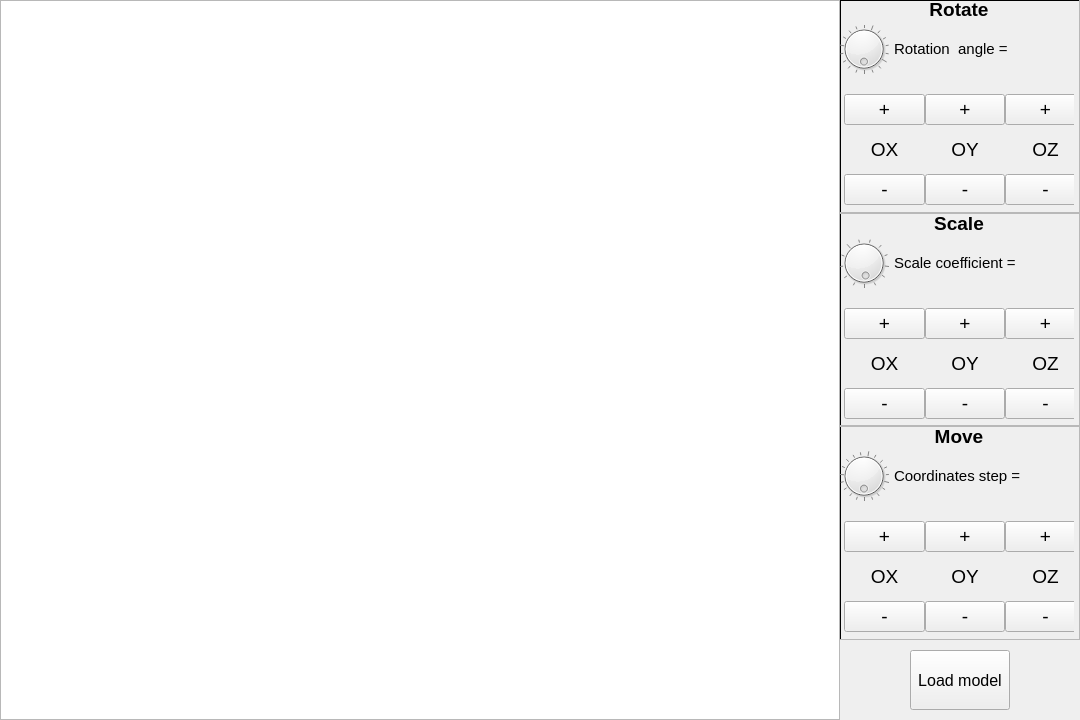
<?xml version="1.0" encoding="UTF-8"?>
<ui version="4.0">
 <class>MainWindow</class>
 <widget class="QMainWindow" name="MainWindow">
  <property name="geometry">
   <rect>
    <x>0</x>
    <y>0</y>
    <width>1080</width>
    <height>720</height>
   </rect>
  </property>
  <property name="windowTitle">
   <string>MainWindow</string>
  </property>
  <widget class="QWidget" name="centralwidget">
   <widget class="QWidget" name="draw_wdg" native="true">
    <property name="geometry">
     <rect>
      <x>0</x>
      <y>0</y>
      <width>840</width>
      <height>720</height>
     </rect>
    </property>
    <widget class="QGraphicsView" name="graphicsView">
     <property name="geometry">
      <rect>
       <x>0</x>
       <y>0</y>
       <width>840</width>
       <height>720</height>
      </rect>
     </property>
     <property name="verticalScrollBarPolicy">
      <enum>Qt::ScrollBarAlwaysOff</enum>
     </property>
     <property name="horizontalScrollBarPolicy">
      <enum>Qt::ScrollBarAlwaysOff</enum>
     </property>
     <property name="sceneRect">
      <rectf>
       <x>0.000000000000000</x>
       <y>0.000000000000000</y>
       <width>840.000000000000000</width>
       <height>720.000000000000000</height>
      </rectf>
     </property>
    </widget>
   </widget>
   <widget class="QFrame" name="actions_frm">
    <property name="geometry">
     <rect>
      <x>840</x>
      <y>0</y>
      <width>240</width>
      <height>640</height>
     </rect>
    </property>
    <property name="font">
     <font>
      <pointsize>14</pointsize>
     </font>
    </property>
    <property name="frameShape">
     <enum>QFrame::Box</enum>
    </property>
    <property name="frameShadow">
     <enum>QFrame::Plain</enum>
    </property>
    <property name="lineWidth">
     <number>1</number>
    </property>
    <widget class="QWidget" name="verticalLayoutWidget_2">
     <property name="geometry">
      <rect>
       <x>-1</x>
       <y>-1</y>
       <width>241</width>
       <height>641</height>
      </rect>
     </property>
     <layout class="QVBoxLayout" name="verticalLayout_2">
      <property name="spacing">
       <number>0</number>
      </property>
      <item>
       <widget class="QFrame" name="rot_frm_2">
        <property name="frameShape">
         <enum>QFrame::StyledPanel</enum>
        </property>
        <property name="frameShadow">
         <enum>QFrame::Plain</enum>
        </property>
        <widget class="QLabel" name="rot_lbl_2">
         <property name="geometry">
          <rect>
           <x>0</x>
           <y>0</y>
           <width>240</width>
           <height>20</height>
          </rect>
         </property>
         <property name="font">
          <font>
           <pointsize>14</pointsize>
           <weight>75</weight>
           <bold>true</bold>
           <strikeout>false</strikeout>
           <kerning>true</kerning>
          </font>
         </property>
         <property name="text">
          <string>Rotate</string>
         </property>
         <property name="alignment">
          <set>Qt::AlignCenter</set>
         </property>
        </widget>
        <widget class="QLabel" name="angle_lbl_2">
         <property name="geometry">
          <rect>
           <x>55</x>
           <y>40</y>
           <width>180</width>
           <height>20</height>
          </rect>
         </property>
         <property name="font">
          <font>
           <pointsize>11</pointsize>
          </font>
         </property>
         <property name="text">
          <string>Rotation  angle = </string>
         </property>
        </widget>
        <widget class="QWidget" name="buttons_rot_wdg_4" native="true">
         <property name="geometry">
          <rect>
           <x>5</x>
           <y>95</y>
           <width>230</width>
           <height>111</height>
          </rect>
         </property>
         <widget class="QWidget" name="gridLayoutWidget_4">
          <property name="geometry">
           <rect>
            <x>0</x>
            <y>0</y>
            <width>242</width>
            <height>111</height>
           </rect>
          </property>
          <layout class="QGridLayout" name="gridLayout_4">
           <property name="spacing">
            <number>0</number>
           </property>
           <item row="2" column="0">
            <widget class="QPushButton" name="nrot_ox_btn">
             <property name="text">
              <string>-</string>
             </property>
             <property name="autoRepeat">
              <bool>true</bool>
             </property>
             <property name="autoRepeatInterval">
              <number>40</number>
             </property>
            </widget>
           </item>
           <item row="1" column="1">
            <widget class="QLabel" name="rot_oy_lbl">
             <property name="text">
              <string>OY</string>
             </property>
             <property name="alignment">
              <set>Qt::AlignCenter</set>
             </property>
            </widget>
           </item>
           <item row="1" column="0">
            <widget class="QLabel" name="rot_ox_lbl">
             <property name="text">
              <string>OX</string>
             </property>
             <property name="alignment">
              <set>Qt::AlignCenter</set>
             </property>
            </widget>
           </item>
           <item row="0" column="0">
            <widget class="QPushButton" name="prot_ox_btn">
             <property name="text">
              <string>+</string>
             </property>
             <property name="autoRepeat">
              <bool>true</bool>
             </property>
             <property name="autoRepeatInterval">
              <number>40</number>
             </property>
            </widget>
           </item>
           <item row="1" column="2">
            <widget class="QLabel" name="rot_oz_lbl">
             <property name="text">
              <string>OZ</string>
             </property>
             <property name="alignment">
              <set>Qt::AlignCenter</set>
             </property>
            </widget>
           </item>
           <item row="0" column="1">
            <widget class="QPushButton" name="prot_oy_btn">
             <property name="text">
              <string>+</string>
             </property>
             <property name="autoRepeat">
              <bool>true</bool>
             </property>
             <property name="autoRepeatInterval">
              <number>40</number>
             </property>
            </widget>
           </item>
           <item row="0" column="2">
            <widget class="QPushButton" name="prot_oz_btn">
             <property name="text">
              <string>+</string>
             </property>
             <property name="autoRepeat">
              <bool>true</bool>
             </property>
             <property name="autoRepeatInterval">
              <number>40</number>
             </property>
            </widget>
           </item>
           <item row="2" column="1">
            <widget class="QPushButton" name="nrot_oy_btn">
             <property name="text">
              <string>-</string>
             </property>
             <property name="autoRepeat">
              <bool>true</bool>
             </property>
             <property name="autoRepeatInterval">
              <number>40</number>
             </property>
            </widget>
           </item>
           <item row="2" column="2">
            <widget class="QPushButton" name="nrot_oz_btn">
             <property name="text">
              <string>-</string>
             </property>
             <property name="autoRepeat">
              <bool>true</bool>
             </property>
             <property name="autoRepeatInterval">
              <number>40</number>
             </property>
            </widget>
           </item>
          </layout>
         </widget>
        </widget>
        <widget class="QDial" name="rot_dial">
         <property name="geometry">
          <rect>
           <x>0</x>
           <y>25</y>
           <width>50</width>
           <height>50</height>
          </rect>
         </property>
         <property name="minimum">
          <number>5</number>
         </property>
         <property name="maximum">
          <number>180</number>
         </property>
         <property name="singleStep">
          <number>5</number>
         </property>
         <property name="pageStep">
          <number>50</number>
         </property>
         <property name="orientation">
          <enum>Qt::Vertical</enum>
         </property>
         <property name="wrapping">
          <bool>true</bool>
         </property>
         <property name="notchesVisible">
          <bool>true</bool>
         </property>
        </widget>
       </widget>
      </item>
      <item>
       <widget class="QFrame" name="move_frm_2">
        <property name="frameShape">
         <enum>QFrame::StyledPanel</enum>
        </property>
        <property name="frameShadow">
         <enum>QFrame::Plain</enum>
        </property>
        <widget class="QLabel" name="scl_lbl">
         <property name="geometry">
          <rect>
           <x>0</x>
           <y>0</y>
           <width>240</width>
           <height>20</height>
          </rect>
         </property>
         <property name="font">
          <font>
           <pointsize>14</pointsize>
           <weight>75</weight>
           <bold>true</bold>
           <strikeout>false</strikeout>
           <kerning>true</kerning>
          </font>
         </property>
         <property name="text">
          <string>Scale</string>
         </property>
         <property name="alignment">
          <set>Qt::AlignCenter</set>
         </property>
        </widget>
        <widget class="QWidget" name="buttons_rot_wdg_5" native="true">
         <property name="geometry">
          <rect>
           <x>5</x>
           <y>95</y>
           <width>230</width>
           <height>111</height>
          </rect>
         </property>
         <widget class="QWidget" name="gridLayoutWidget_5">
          <property name="geometry">
           <rect>
            <x>0</x>
            <y>0</y>
            <width>242</width>
            <height>111</height>
           </rect>
          </property>
          <layout class="QGridLayout" name="gridLayout_5">
           <property name="spacing">
            <number>0</number>
           </property>
           <item row="2" column="0">
            <widget class="QPushButton" name="nscl_ox_btn">
             <property name="text">
              <string>-</string>
             </property>
             <property name="autoRepeat">
              <bool>true</bool>
             </property>
             <property name="autoRepeatInterval">
              <number>40</number>
             </property>
            </widget>
           </item>
           <item row="1" column="1">
            <widget class="QLabel" name="scl_oy_lbl">
             <property name="text">
              <string>OY</string>
             </property>
             <property name="alignment">
              <set>Qt::AlignCenter</set>
             </property>
            </widget>
           </item>
           <item row="1" column="0">
            <widget class="QLabel" name="scl_ox_lbl">
             <property name="text">
              <string>OX</string>
             </property>
             <property name="alignment">
              <set>Qt::AlignCenter</set>
             </property>
            </widget>
           </item>
           <item row="0" column="0">
            <widget class="QPushButton" name="pscl_ox_btn">
             <property name="text">
              <string>+</string>
             </property>
             <property name="autoRepeat">
              <bool>true</bool>
             </property>
             <property name="autoRepeatInterval">
              <number>40</number>
             </property>
            </widget>
           </item>
           <item row="1" column="2">
            <widget class="QLabel" name="scl_oz_lbl">
             <property name="text">
              <string>OZ</string>
             </property>
             <property name="alignment">
              <set>Qt::AlignCenter</set>
             </property>
            </widget>
           </item>
           <item row="0" column="1">
            <widget class="QPushButton" name="pscl_oy_btn">
             <property name="text">
              <string>+</string>
             </property>
             <property name="autoRepeat">
              <bool>true</bool>
             </property>
             <property name="autoRepeatInterval">
              <number>40</number>
             </property>
            </widget>
           </item>
           <item row="0" column="2">
            <widget class="QPushButton" name="pscl_oz_btn">
             <property name="text">
              <string>+</string>
             </property>
             <property name="autoRepeat">
              <bool>true</bool>
             </property>
             <property name="autoRepeatInterval">
              <number>40</number>
             </property>
            </widget>
           </item>
           <item row="2" column="1">
            <widget class="QPushButton" name="nscl_oy_btn">
             <property name="text">
              <string>-</string>
             </property>
             <property name="autoRepeat">
              <bool>true</bool>
             </property>
             <property name="autoRepeatInterval">
              <number>40</number>
             </property>
            </widget>
           </item>
           <item row="2" column="2">
            <widget class="QPushButton" name="nscl_oz_btn">
             <property name="text">
              <string>-</string>
             </property>
             <property name="autoRepeat">
              <bool>true</bool>
             </property>
             <property name="autoRepeatInterval">
              <number>40</number>
             </property>
            </widget>
           </item>
          </layout>
         </widget>
        </widget>
        <widget class="QLabel" name="coefficient_lbl_2">
         <property name="geometry">
          <rect>
           <x>55</x>
           <y>40</y>
           <width>180</width>
           <height>20</height>
          </rect>
         </property>
         <property name="font">
          <font>
           <pointsize>11</pointsize>
          </font>
         </property>
         <property name="text">
          <string>Scale coefficient = </string>
         </property>
        </widget>
        <widget class="QDial" name="scl_dial">
         <property name="geometry">
          <rect>
           <x>0</x>
           <y>25</y>
           <width>50</width>
           <height>50</height>
          </rect>
         </property>
         <property name="minimum">
          <number>1</number>
         </property>
         <property name="maximum">
          <number>50</number>
         </property>
         <property name="singleStep">
          <number>1</number>
         </property>
         <property name="pageStep">
          <number>5</number>
         </property>
         <property name="value">
          <number>49</number>
         </property>
         <property name="orientation">
          <enum>Qt::Vertical</enum>
         </property>
         <property name="wrapping">
          <bool>true</bool>
         </property>
         <property name="notchesVisible">
          <bool>true</bool>
         </property>
        </widget>
       </widget>
      </item>
      <item>
       <widget class="QFrame" name="scale_frm_2">
        <property name="frameShape">
         <enum>QFrame::StyledPanel</enum>
        </property>
        <property name="frameShadow">
         <enum>QFrame::Plain</enum>
        </property>
        <widget class="QLabel" name="move_lbl_2">
         <property name="geometry">
          <rect>
           <x>0</x>
           <y>0</y>
           <width>240</width>
           <height>20</height>
          </rect>
         </property>
         <property name="font">
          <font>
           <pointsize>14</pointsize>
           <weight>75</weight>
           <bold>true</bold>
           <strikeout>false</strikeout>
           <kerning>true</kerning>
          </font>
         </property>
         <property name="text">
          <string>Move</string>
         </property>
         <property name="alignment">
          <set>Qt::AlignCenter</set>
         </property>
        </widget>
        <widget class="QWidget" name="buttons_rot_wdg_6" native="true">
         <property name="geometry">
          <rect>
           <x>5</x>
           <y>95</y>
           <width>230</width>
           <height>111</height>
          </rect>
         </property>
         <widget class="QWidget" name="gridLayoutWidget_6">
          <property name="geometry">
           <rect>
            <x>0</x>
            <y>0</y>
            <width>242</width>
            <height>111</height>
           </rect>
          </property>
          <layout class="QGridLayout" name="gridLayout_6">
           <property name="spacing">
            <number>0</number>
           </property>
           <item row="2" column="0">
            <widget class="QPushButton" name="nmv_ox_btn">
             <property name="text">
              <string>-</string>
             </property>
             <property name="autoRepeat">
              <bool>true</bool>
             </property>
             <property name="autoRepeatInterval">
              <number>40</number>
             </property>
            </widget>
           </item>
           <item row="1" column="1">
            <widget class="QLabel" name="move_oy_lbl">
             <property name="text">
              <string>OY</string>
             </property>
             <property name="alignment">
              <set>Qt::AlignCenter</set>
             </property>
            </widget>
           </item>
           <item row="1" column="0">
            <widget class="QLabel" name="move_ox_lbl">
             <property name="text">
              <string>OX</string>
             </property>
             <property name="alignment">
              <set>Qt::AlignCenter</set>
             </property>
            </widget>
           </item>
           <item row="0" column="0">
            <widget class="QPushButton" name="pmv_ox_btn">
             <property name="text">
              <string>+</string>
             </property>
             <property name="autoRepeat">
              <bool>true</bool>
             </property>
             <property name="autoRepeatInterval">
              <number>40</number>
             </property>
            </widget>
           </item>
           <item row="1" column="2">
            <widget class="QLabel" name="move_oz_lbl">
             <property name="text">
              <string>OZ</string>
             </property>
             <property name="alignment">
              <set>Qt::AlignCenter</set>
             </property>
            </widget>
           </item>
           <item row="0" column="1">
            <widget class="QPushButton" name="pmv_oy_btn">
             <property name="text">
              <string>+</string>
             </property>
             <property name="autoRepeat">
              <bool>true</bool>
             </property>
             <property name="autoRepeatInterval">
              <number>40</number>
             </property>
            </widget>
           </item>
           <item row="0" column="2">
            <widget class="QPushButton" name="pmv_oz_btn">
             <property name="text">
              <string>+</string>
             </property>
             <property name="autoRepeat">
              <bool>true</bool>
             </property>
             <property name="autoRepeatInterval">
              <number>40</number>
             </property>
            </widget>
           </item>
           <item row="2" column="1">
            <widget class="QPushButton" name="nmv_oy_btn">
             <property name="text">
              <string>-</string>
             </property>
             <property name="autoRepeat">
              <bool>true</bool>
             </property>
             <property name="autoRepeatInterval">
              <number>40</number>
             </property>
            </widget>
           </item>
           <item row="2" column="2">
            <widget class="QPushButton" name="nmv_oz_btn">
             <property name="text">
              <string>-</string>
             </property>
             <property name="autoRepeat">
              <bool>true</bool>
             </property>
             <property name="autoRepeatInterval">
              <number>40</number>
             </property>
            </widget>
           </item>
          </layout>
         </widget>
        </widget>
        <widget class="QDial" name="move_dial">
         <property name="geometry">
          <rect>
           <x>0</x>
           <y>25</y>
           <width>50</width>
           <height>50</height>
          </rect>
         </property>
         <property name="minimum">
          <number>10</number>
         </property>
         <property name="maximum">
          <number>200</number>
         </property>
         <property name="singleStep">
          <number>10</number>
         </property>
         <property name="pageStep">
          <number>50</number>
         </property>
         <property name="value">
          <number>10</number>
         </property>
         <property name="sliderPosition">
          <number>10</number>
         </property>
         <property name="orientation">
          <enum>Qt::Vertical</enum>
         </property>
         <property name="wrapping">
          <bool>true</bool>
         </property>
         <property name="notchesVisible">
          <bool>true</bool>
         </property>
        </widget>
        <widget class="QLabel" name="div_lbl_2">
         <property name="geometry">
          <rect>
           <x>55</x>
           <y>40</y>
           <width>180</width>
           <height>20</height>
          </rect>
         </property>
         <property name="font">
          <font>
           <pointsize>11</pointsize>
          </font>
         </property>
         <property name="text">
          <string>Coordinates step = </string>
         </property>
        </widget>
       </widget>
      </item>
     </layout>
    </widget>
   </widget>
   <widget class="QPushButton" name="show_btn">
    <property name="geometry">
     <rect>
      <x>910</x>
      <y>650</y>
      <width>100</width>
      <height>60</height>
     </rect>
    </property>
    <property name="font">
     <font>
      <pointsize>12</pointsize>
     </font>
    </property>
    <property name="text">
     <string>Load model</string>
    </property>
   </widget>
  </widget>
 </widget>
 <resources/>
 <connections/>
</ui>
